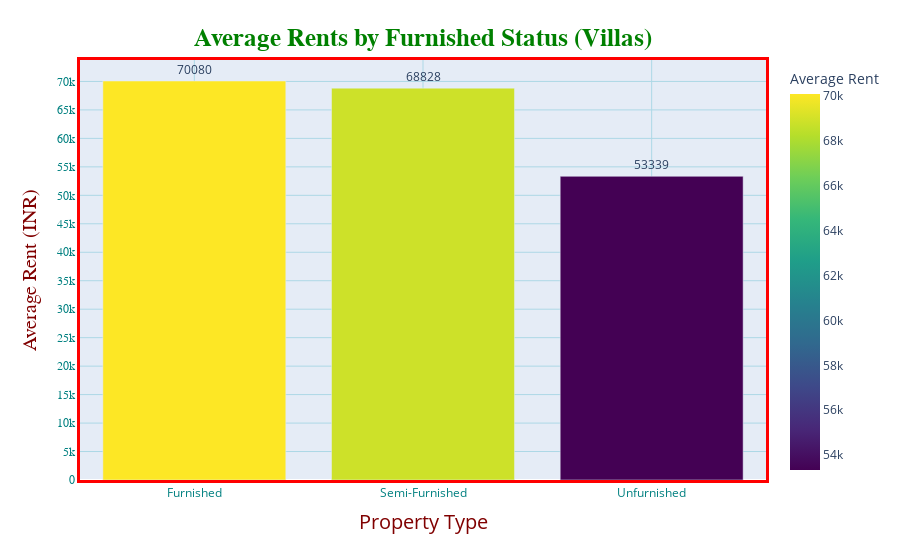

Notebook code cell kept with this figure:
### Code cell
fur_grp = df1.groupby('furnish_status')
fur_rents = fur_grp['price'].mean()
fur_rents = dict(fur_rents)
list1 = fur_rents.keys()
list2 = fur_rents.values()
furrents_df = pd.DataFrame(list(zip(list1,list2)), columns=['furnish_type','mean_rent'])
furrents_df['mean_rent'] = furrents_df['mean_rent'].astype(int)

fig = px.bar(furrents_df,x='furnish_type', y='mean_rent', text='mean_rent',
            labels={'mean_rent':'Average Rent'}, color='mean_rent', color_continuous_scale = 'viridis') 

fig.update_traces(textposition='outside')
fig.update_layout(title_text="<b>Average Rents by Furnished Status (Villas)</b>",
                 title_font_size=25,
                 title_font_color='green',
                 title_font_family='Titillium Web',
                 title_x=0.47,
                 title_y=0.95,
                 title_xanchor='center',
                 title_yanchor='top',
                 yaxis={'categoryorder':'total ascending'}
                 )

fig.update_xaxes(
        color='teal',
        title_text='Property Type',
        title_font_family='Open Sans',
        title_font_size=20,
        title_font_color='maroon',
        title_standoff = 15,
        gridcolor='lightblue',
        tickmode='auto',
        linecolor='red',
        linewidth=3,
        mirror=True)

fig.update_yaxes(
        color='Teal',
        title_text='Average Rent (INR)',
        title_font_family='Droid Sans',
        title_font_size=20,
        title_font_color='maroon',
        title_standoff = 15,
        tickfont_family='Arial',
        nticks = 20,
        gridcolor='lightblue',
        linecolor='red',
        linewidth=3,
        mirror = True)

### Figure 1 — Plotly figure (JSON) as saved in the notebook; plotly's stock layout.template omitted (floating-point values rounded to 4 significant figures)
{"data": [{"alignmentgroup": "True", "hovertemplate": "furnish_type=%{x}<br>Average Rent=%{marker.color}<extra></extra>", "legendgroup": "", "marker": {"color": [70080, 68828, 53339], "coloraxis": "coloraxis", "pattern": {"shape": ""}}, "name": "", "offsetgroup": "", "orientation": "v", "showlegend": false, "text": ["70080", "68828", "53339"], "textposition": "outside", "type": "bar", "x": ["Furnished", "Semi-Furnished", "Unfurnished"], "xaxis": "x", "y": [70080, 68828, 53339], "yaxis": "y"}], "layout": {"barmode": "relative", "coloraxis": {"colorbar": {"title": {"text": "Average Rent"}}, "colorscale": [[0, "#440154"], [0.1111, "#482878"], [0.2222, "#3e4989"], [0.3333, "#31688e"], [0.4444, "#26828e"], [0.5556, "#1f9e89"], [0.6667, "#35b779"], [0.7778, "#6ece58"], [0.8889, "#b5de2b"], [1, "#fde725"]]}, "legend": {"tracegroupgap": 0}, "margin": {"t": 60}, "title": {"font": {"color": "green", "family": "Titillium Web", "size": 25}, "text": "<b>Average Rents by Furnished Status (Villas)</b>", "x": 0.47, "xanchor": "center", "y": 0.95, "yanchor": "top"}, "xaxis": {"anchor": "y", "color": "teal", "domain": [0, 1], "gridcolor": "lightblue", "linecolor": "red", "linewidth": 3, "mirror": true, "tickmode": "auto", "title": {"font": {"color": "maroon", "family": "Open Sans", "size": 20}, "standoff": 15, "text": "Property Type"}}, "yaxis": {"anchor": "x", "categoryorder": "total ascending", "color": "Teal", "domain": [0, 1], "gridcolor": "lightblue", "linecolor": "red", "linewidth": 3, "mirror": true, "nticks": 20, "tickfont": {"family": "Arial"}, "title": {"font": {"color": "maroon", "family": "Droid Sans", "size": 20}, "standoff": 15, "text": "Average Rent (INR)"}}}}
